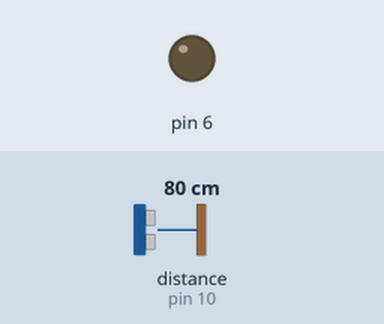
This sketch was run on a simulated Arduino Uno, built with avr-gcc and run on an emulated ATmega328P. Shown: output pins drawn as LEDs (lit = HIGH). Wiring (inferred from the names in the program): ultrasonic range finder: trigger pin 9; echo pin 10. Inputs (shaded band) come from the test bench; at power-on: distance to the obstacle (sensor on pin 10) 80 cm. The echo pulse lasts 58.3 µs per cm; pins used as bus, display or sensor lines are not drawn.

Above: at 1.2 s.
1.3 s: distance to the obstacle (sensor on pin 10) set to 2 cm
At 1.6 s:
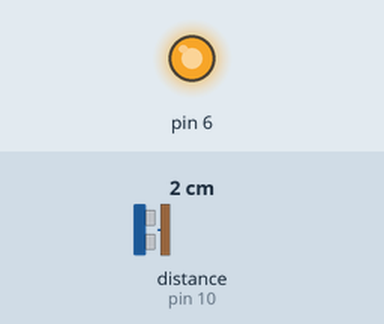
2.8 s: distance to the obstacle (sensor on pin 10) set to 9 cm
At 3.8 s:
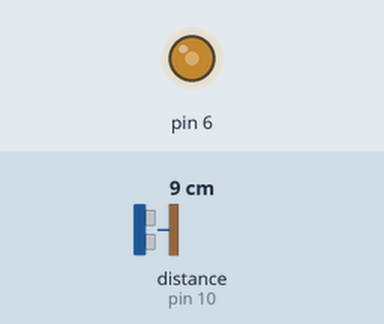
4.3 s: distance to the obstacle (sensor on pin 10) set to 35 cm
At 5.1 s:
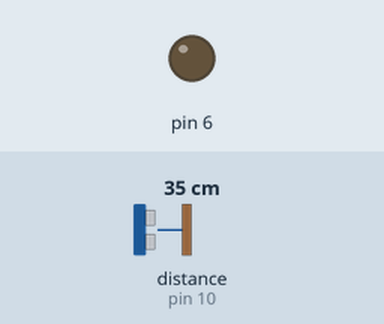
Timing chart, 0 to 7.3 s (numbered marks = the images above; inputs shaded):
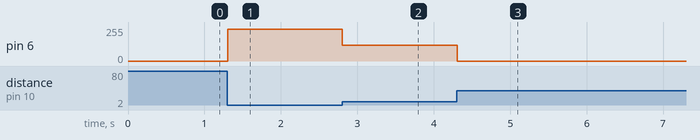

Measured:
- after the input at 1.3 s, pin 6: 0/255 → 238/255 at once
- after the input at 2.8 s, pin 6: 238/255 → 119/255 at once
- after the input at 4.3 s, pin 6: 119/255 → 0/255 at once

The sketch:

elimdekigozler.ino
```cpp
#define trig 9
#define echo 10
int mesafe;
int sure;

void setup() {
  Serial.begin(9600);
  pinMode(trig, OUTPUT);
  pinMode(echo, INPUT);
  pinMode(6,OUTPUT);
}

void loop() {

  if(mesafeBul() <= 15){
    int veri = mesafeBul();
    veri = map(veri,0,15,255,0);
    analogWrite(6,veri);
  }else{
    digitalWrite(6,LOW);
  }


}


int mesafeBul(){
  digitalWrite(trig,LOW);
  delayMicroseconds(2);
  digitalWrite(trig,HIGH);
  delayMicroseconds(10);
  digitalWrite(trig,LOW);
  sure = pulseIn(echo,HIGH);
  mesafe = (sure/2)/29.1;
  return mesafe;
}
```
